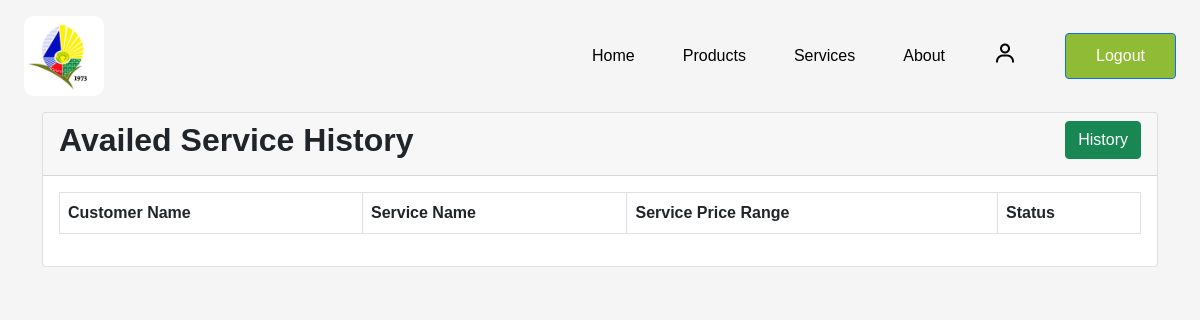
Page /service_avail_history.php (signed in) on the earlier database version.
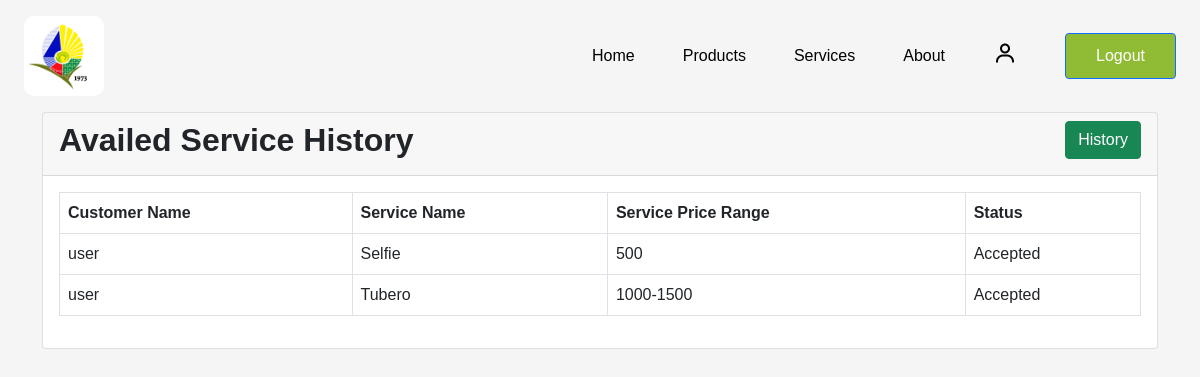
Same page on the later database version.
### tables this page shows
CREATE TABLE `availed_service` (
  `avail_id` int(20) NOT NULL,
  `service_avail_ref` varchar(340) NOT NULL,
  `service_id` int(200) NOT NULL,
  `date` date DEFAULT NULL,
  `avail_status` text NOT NULL,
  `account_id` int(200) NOT NULL
);

CREATE TABLE `account` (
  `id` int(11) NOT NULL,
  `fullname` varchar(255) NOT NULL,
  `email` varchar(255) NOT NULL,
  `contact` varchar(255) NOT NULL,
  `address` varchar(255) NOT NULL,
  `location` varchar(255) NOT NULL,
  `username` varchar(255) NOT NULL,
  `password` varchar(255) NOT NULL,
  `timestamp` datetime NOT NULL DEFAULT current_timestamp() ON UPDATE current_timestamp(),
  `usertype` varchar(255) NOT NULL
);

CREATE TABLE `services` (
  `id` int(11) NOT NULL,
  `image` varchar(255) NOT NULL,
  `title` varchar(255) NOT NULL,
  `description` text NOT NULL,
  `service_price_range` varchar(250) NOT NULL,
  `timestamp` date NOT NULL DEFAULT current_timestamp()
);

### service_avail_history.php (the view, shortened to what this page needs)
<?php
    include 'components/header.php';
    function getLogin() {
        if(isset($_SESSION["loggedin"]) && $_SESSION["loggedin"] === true){
            echo '<li><a href="profile.php"><i class="bx bx-user"></i></a></li>';
            echo '<li><a href="logout.php" class="btn btn-primary">Logout</a></li>';
        } else {
            echo '<li><a href="login.php" class="btn btn-primary">Login</a></li>';
        }
    }
?>
<body>
    <div class="wrapper w-100">
        <nav class="d-flex justify-content-between align-items-center flex-wrap">
            <a href="index.php"><img src="img/logo.png" class="logo" alt="Company Logo" /></a>
            <div class="menu">
                <ul class="d-flex align-items-center list-unstyled gap-5 m-0">
                    <li><a href="index.php" target="_self">Home</a></li>
                    <li><a href="index.php#sidebar" target="_self">Products</a></li>
                    <li><a href="services.php" target="_self">Services</a></li>
                    <li><a href="about.php" target="_self">About</a></li>
                    <?php
                        getLogin();
                    ?>
                </ul>
            </div>
        </nav>
    </div>
    <div class="container">
        <div class="card">
            <div class="card-header d-flex justify-content-between">
                <h2 class="fw-bolder">Availed Service History</h2>
                <div class="dropdown">
                    <button class="btn btn-success" onclick="toggleDropdown()">History</button>
                </div>
            </div>
            <div class="card-body">
                <div class="table-responsive">
                    <table class="table table-bordered">
                        <thead>
                            <tr>
                                <th>Customer Name</th>
                                <th>Service Name</th>
                                <th>Service Price Range</th>
                                <th>Status</th>
                            </tr>
                        </thead>
                        <tbody>
                            <?php
                                $sqlGET = "SELECT a.avail_id, a.service_id, a.date, a.avail_status, s.title, s.service_price_range, a.account_id, d.fullname
                                    FROM availed_service a
                                    LEFT JOIN services s ON s.id = a.service_id
                                    LEFT JOIN account d ON d.id = a.account_id
                                    WHERE a.avail_status != 'cart'";
                                $joinedData = mysqli_query($conn, $sqlGET);
                                foreach ($joinedData as $product) {
                            ?>
                                <tr>
                                    <td><?= $product['fullname']; ?></td>
                                    <td><?= $product['title']; ?></td>
                                    <td><?= $product['service_price_range']; ?></td>
                                    <td><?= $product['avail_status'] ?></td>
                                </tr>
                            <?php } ?>
                        </tbody>
                    </table>
                </div>
            </div>
        </div>
    </div>
</body>

Differences in the rows shown:
added availed_service: account.fullname "user", service.title "Selfie", service.service_price_range "500", avail_status "Accepted"
added availed_service: account.fullname "user", service.title "Tubero", service.service_price_range "1000-1500", avail_status "Accepted"
